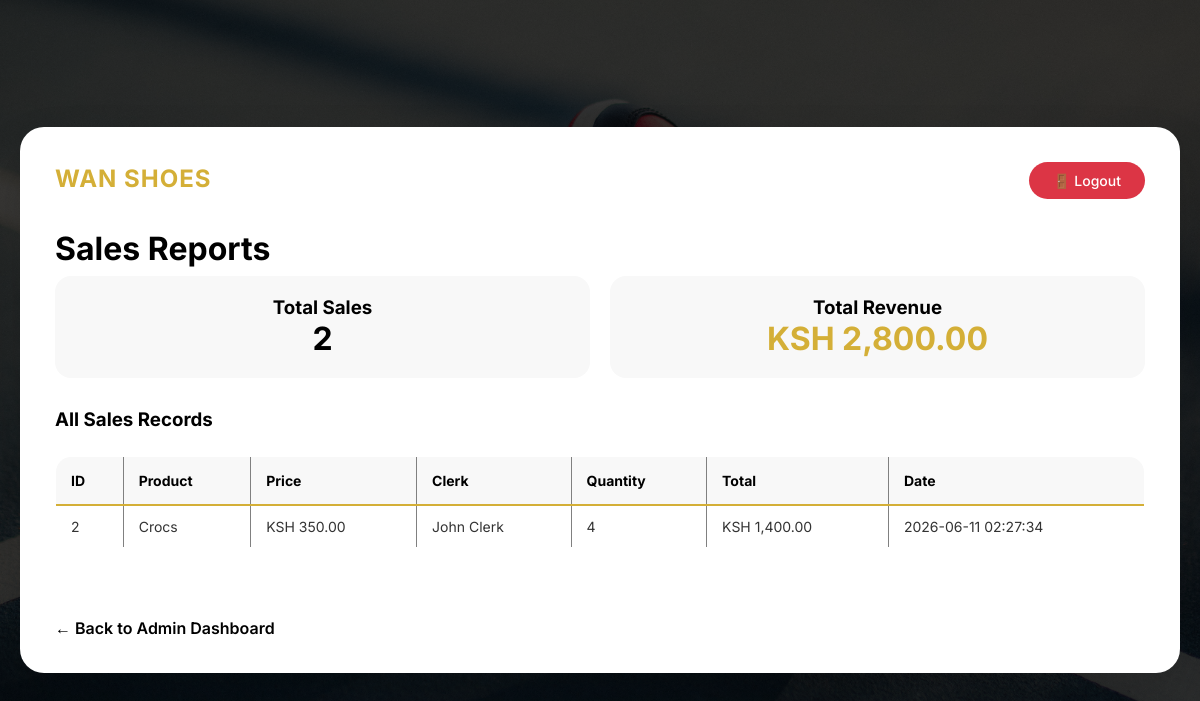
/sales/view_sales.php (signed in), run on the app's committed database.
### tables this page shows
CREATE TABLE `sales` (
  `sale_id` int(11) NOT NULL,
  `product_id` int(11) NOT NULL,
  `employee_id` int(11) NOT NULL,
  `quantity` int(11) NOT NULL,
  `sale_date` datetime DEFAULT current_timestamp()
);

CREATE TABLE `products` (
  `product_id` int(11) NOT NULL,
  `name` varchar(100) NOT NULL,
  `brand` varchar(50) NOT NULL,
  `size` int(11) NOT NULL,
  `price` decimal(10,2) NOT NULL,
  `stock_quantity` int(11) NOT NULL DEFAULT 0
);

CREATE TABLE `employees` (
  `employee_id` int(11) NOT NULL,
  `name` varchar(100) NOT NULL,
  `role` enum('clerk','stock_manager') NOT NULL,
  `email` varchar(100) NOT NULL,
  `password` varchar(255) NOT NULL
);

### sales/view_sales.php (the view, shortened to what this page needs)
<?php
$conn = mysqli_connect("localhost", "root", "", "wan_shoes_db");
$sales = mysqli_query($conn, "SELECT sales.*, products.name as product_name, products.price, employees.name as employee_name
                              FROM sales
                              JOIN products ON sales.product_id = products.product_id
                              JOIN employees ON sales.employee_id = employees.employee_id
                              ORDER BY sale_date DESC");
$revenue_query = mysqli_query($conn, "SELECT SUM(sales.quantity * products.price) as total
                                      FROM sales
                                      JOIN products ON sales.product_id = products.product_id");
$revenue_row = mysqli_fetch_assoc($revenue_query);
$total_revenue = $revenue_row['total'] ?? 0;
$count_query = mysqli_query($conn, "SELECT COUNT(*) as count FROM sales");
$count_row = mysqli_fetch_assoc($count_query);
$total_sales = $count_row['count'] ?? 0;
?>
<!DOCTYPE html>
<html>
<head>
    <link rel="stylesheet" href="css/style.css">
</head>
<body>
    <div class="dashboard">
        <div style="display: flex; justify-content: space-between; align-items: center; margin-bottom: 30px;">
            <div class="logo">WAN SHOES</div>
            <a href="logout.php" style="background: #dc3545; color: white; padding: 10px 24px; border-radius: 30px; text-decoration: none; font-size: 14px; font-weight: 500;">🚪 Logout</a>
        </div>
        <h1>Sales Reports</h1>
        <div style="display: flex; gap: 20px; margin-bottom: 30px; flex-wrap: wrap;">
            <div style="background: #f8f8f8; padding: 20px; border-radius: 16px; flex: 1; text-align: center;">
                <h3>Total Sales</h3>
                <p style="font-size: 32px; font-weight: bold; color: #000;"><?php echo $total_sales; ?></p>
            </div>
            <div style="background: #f8f8f8; padding: 20px; border-radius: 16px; flex: 1; text-align: center;">
                <h3>Total Revenue</h3>
                <p style="font-size: 32px; font-weight: bold; color: #d4af37;">KSH <?php echo number_format($total_revenue, 2); ?></p>
            </div>
        </div>
        <h3>All Sales Records</h3>
        <table border="1" cellpadding="10">
            <tr>
                <th>ID</th><th>Product</th><th>Price</th><th>Clerk</th><th>Quantity</th><th>Total</th><th>Date</th>
            </tr>
            <?php while($row = mysqli_fetch_assoc($sales)):
                $total = $row['quantity'] * $row['price'];
            ?>
            <tr>
                <td><?php echo $row['sale_id']; ?></td>
                <td><?php echo $row['product_name']; ?></td>
                <td>KSH <?php echo number_format($row['price'], 2); ?></td>
                <td><?php echo $row['employee_name']; ?></td>
                <td><?php echo $row['quantity']; ?></td>
                <td>KSH <?php echo number_format($total, 2); ?></td>
                <td><?php echo $row['sale_date']; ?></td>
            </tr>
            <?php endwhile; ?>
        </table>
        <br>
        <a href="admin.php" class="back-link">← Back to Admin Dashboard</a>
    </div>
</body>
</html>

### css/style.css (style rules this page uses)
* { margin: 0; padding: 0; box-sizing: border-box; }
body { font-family: 'Inter', 'Segoe UI', Tahoma, Geneva, Verdana, sans-serif; background: linear-gradient(rgba(0, 0, 0, 0.7), rgba(0, 0, 0, 0.7)), url('../images/bg.jpg'); background-size: cover; background-position: center; background-repeat: no-repeat; background-attachment: fixed; min-height: 100vh; display: flex; justify-content: center; align-items: center; padding: 20px; }
.dashboard { background: #ffffff; border-radius: 24px; padding: 35px; max-width: 1300px; width: 100%; margin: 0 auto; box-shadow: 0 25px 50px rgba(0, 0, 0, 0.15); animation: fadeIn 0.5s ease; }
.dashboard .logo { font-size: 24px; font-weight: 700; color: #d4af37; margin-bottom: 5px; letter-spacing: 1px; }
.dashboard h1 { color: #000000; font-size: 32px; font-weight: 700; margin-bottom: 8px; }
table { width: 100%; border-collapse: collapse; margin: 25px 0; font-size: 14px; border-radius: 16px; overflow: hidden; }
th { background: #f8f8f8; color: #000000; padding: 15px; text-align: left; font-weight: 700; border-bottom: 2px solid #d4af37; }
td { padding: 12px 15px; border-bottom: 1px solid #efefef; color: #333333; }
.back-link { display: inline-block; margin-top: 25px; color: #000000; text-decoration: none; font-weight: 600; transition: color 0.2s; }

### data on the page
sales: sale_id "2", product.name "Crocs", product.price "350.00", employee.name "John Clerk", quantity "4", quantity.price "1,400.00", sale_date "2026-06-11 02:27:34"

### other printed values
$total_sales "2"
$total_revenue "2,800.00"
